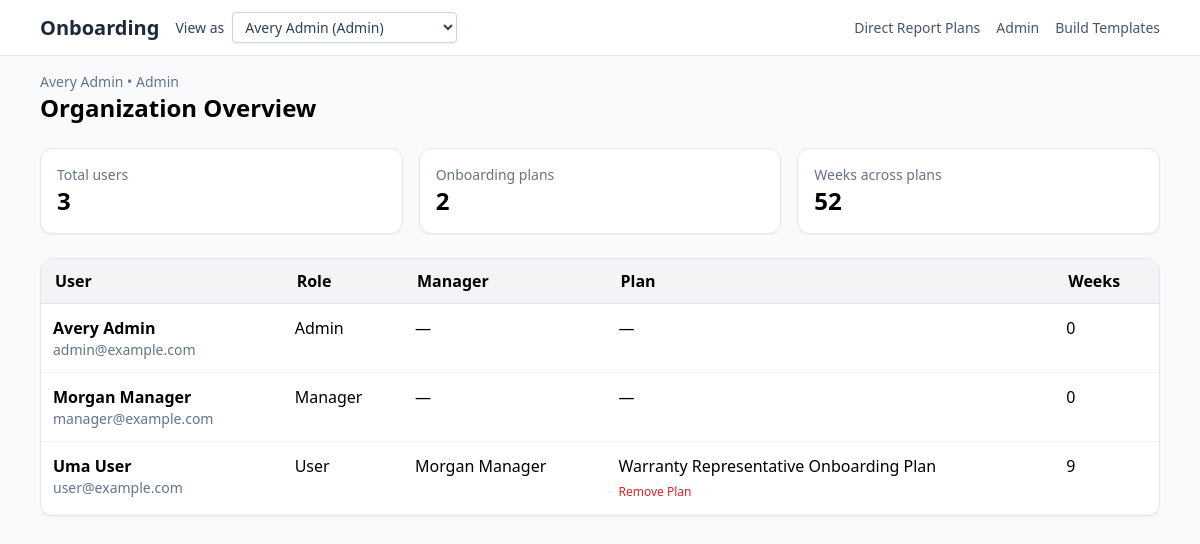
Before: /admin/overview with the older database file.
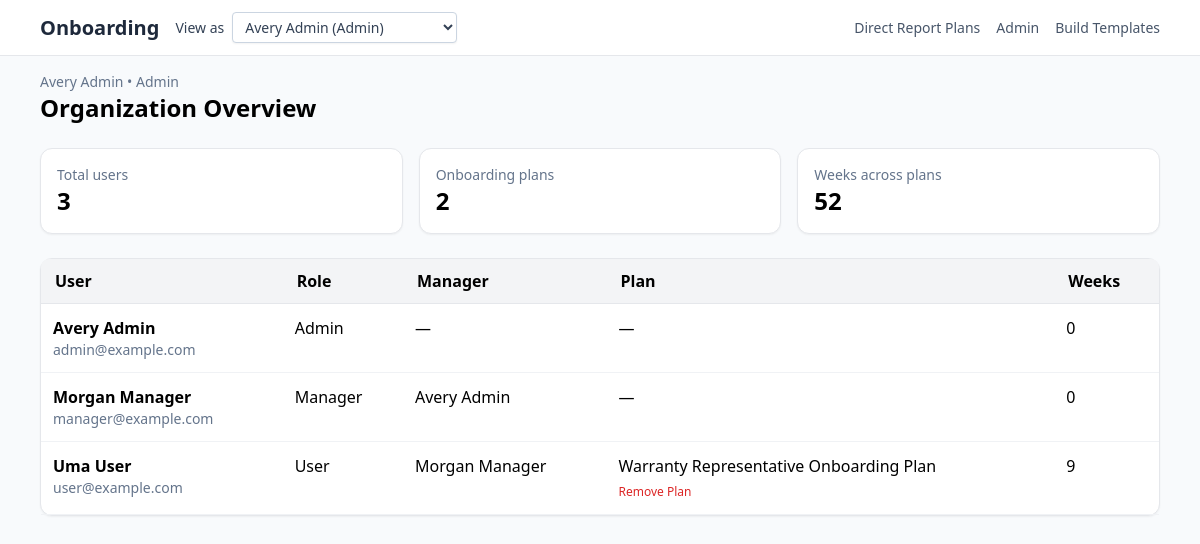
After: the same page with the newer database file.
### Onboarding/models.py (models this page shows, shortened)
class User(db.Model):
    __tablename__ = "users"
    id = db.Column(db.Integer, primary_key=True)
    email = db.Column(db.String(255), unique=True, nullable=False)
    full_name = db.Column(db.String(255), nullable=False)
    role = db.Column(db.String(32), nullable=False, default=RoleEnum.USER.value)
    onboarding_plan_id = db.Column(
        db.Integer, db.ForeignKey("onboarding_plans.id"), nullable=True
    )
    onboarding_plan = db.relationship("OnboardingPlan", back_populates="users")
    manager_id = db.Column(db.Integer, db.ForeignKey("users.id"), nullable=True)
    manager = db.relationship(
        "User",
        remote_side="User.id",
        back_populates="direct_reports",
        lazy="joined",
    )
    direct_reports = db.relationship(
        "User",
        back_populates="manager",
        lazy="selectin",
        cascade="all",
    )

### app.py (the view)
@app.get("/admin/overview")
def admin_overview():
    admin = current_user()
    require_role(admin, {RoleEnum.ADMIN.value})
    users = (
        User.query.options(
            selectinload(User.onboarding_plan).selectinload(OnboardingPlan.weeks),
            selectinload(User.manager),
        )
        .order_by(User.full_name.asc())
        .all()
    )
    plans = (
        OnboardingPlan.query.options(selectinload(OnboardingPlan.weeks))
        .order_by(OnboardingPlan.name.asc())
        .all()
    )
    return render_template(
        "admin_overview.html",
        admin=admin,
        user=admin,
        users=users,
        plans=plans,
    )

### app.py (called while the page is built, shortened)
def current_user() -> User:
    email = (
        request.headers.get("X-User-Email")
        or request.args.get("as_user")
        or session.get("as_user")
    )
    query = User.query.options(selectinload(User.onboarding_plan))
    user = query.order_by(User.id.asc()).first()
    if not user:
        abort(404, description="No users available")
    return user

def require_role(user: User, allowed_roles: set[str]):
    if user.role not in allowed_roles:
        abort(403)

@app.context_processor
def inject_markdown_renderer():
    return dict(render_markdown=render_markdown)

@app.context_processor
def inject_user():
    u = session.get("user")
    return {"user": u or {"role": "guest"}}

@app.context_processor
def inject_user_switcher():
    users = User.query.order_by(User.role.asc(), User.full_name.asc()).all()
    active_user = None
    try:
        active_user = current_user()
    except Exception:
        active_user = None
    return {
        "switchable_users": users,
        "nav_current_user": active_user,
    }

### templates/admin_overview.html (shortened to what this page needs)
{% extends "base.html" %}
{% block content %}
<div class="flex items-center justify-between mb-6">
  <div>
    <p class="text-sm text-slate-500">{{ admin.full_name }} • Admin</p>
    <h1 class="text-2xl font-bold">Organization Overview</h1>
  </div>
</div>
<div class="grid md:grid-cols-3 gap-4 mb-6">
  <div class="bg-white border rounded-xl p-4 shadow-sm">
    <p class="text-sm text-slate-500">Total users</p>
    <p class="text-2xl font-semibold">{{ users|length }}</p>
  </div>
  <div class="bg-white border rounded-xl p-4 shadow-sm">
    <p class="text-sm text-slate-500">Onboarding plans</p>
    <p class="text-2xl font-semibold">{{ plans|length }}</p>
  </div>
  <div class="bg-white border rounded-xl p-4 shadow-sm">
    <p class="text-sm text-slate-500">Weeks across plans</p>
    <p class="text-2xl font-semibold">{{ plans|map(attribute='weeks')|map('length')|sum }}</p>
  </div>
</div>
<div class="bg-white border rounded-xl shadow-sm">
  <table class="table">
    <thead>
      <tr>
        <th>User</th>
        <th>Role</th>
        <th>Manager</th>
        <th>Plan</th>
        <th>Weeks</th>
      </tr>
    </thead>
    <tbody>
      {% for user in users %}
        <tr>
          <td>
            <div class="font-semibold">{{ user.full_name }}</div>
            <div class="text-sm text-slate-500">{{ user.email }}</div>
          </td>
          <td class="align-top">{{ user.role|capitalize }}</td>
          <td class="align-top">{{ user.manager.full_name if user.manager else '—' }}</td>
          <td class="align-top">
            {% if user.onboarding_plan %}
              <div>{{ user.onboarding_plan.name }}</div>
              <button hx-get="{{ url_for('admin_delete_user_plan', user_id=user.id) }}"
                      hx-target="#modal-container"
                      class="text-xs text-red-600 hover:text-red-800 hover:underline mt-1 inline-block bg-transparent border-0 p-0 cursor-pointer">
                Remove Plan
              </button>
            {% else %}
              —
            {% endif %}
          </td>
          <td class="align-top">{{ user.onboarding_plan.weeks|length if user.onboarding_plan else 0 }}</td>
        </tr>
      {% endfor %}
    </tbody>
  </table>
</div>
{% endblock %}

Changed rows visible on the page:
changed User "Manager": manager "—" → "Avery Admin"
